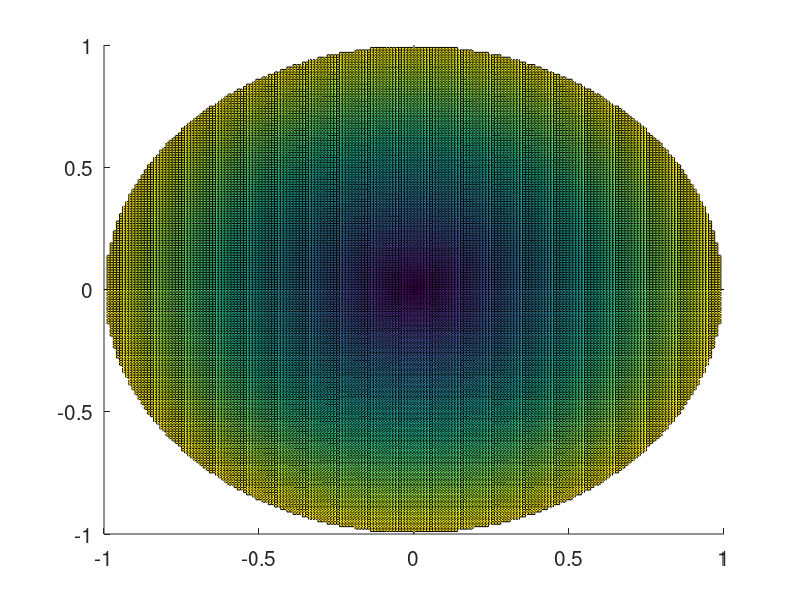

MATLAB code to generate this figure:
function laurentz_cone()
    [y1,y2]=meshgrid(-1:0.01:1,-1:0.01:1);
    y3=sqrt(y1.^2+y2.^2); dom=[y3>1];
    z3=y3; z3(dom)=inf;
    figure(1);
    hold on;
    surf(y1,y2,z3); set(gca,'FontSize',15);
    hold off;
end
